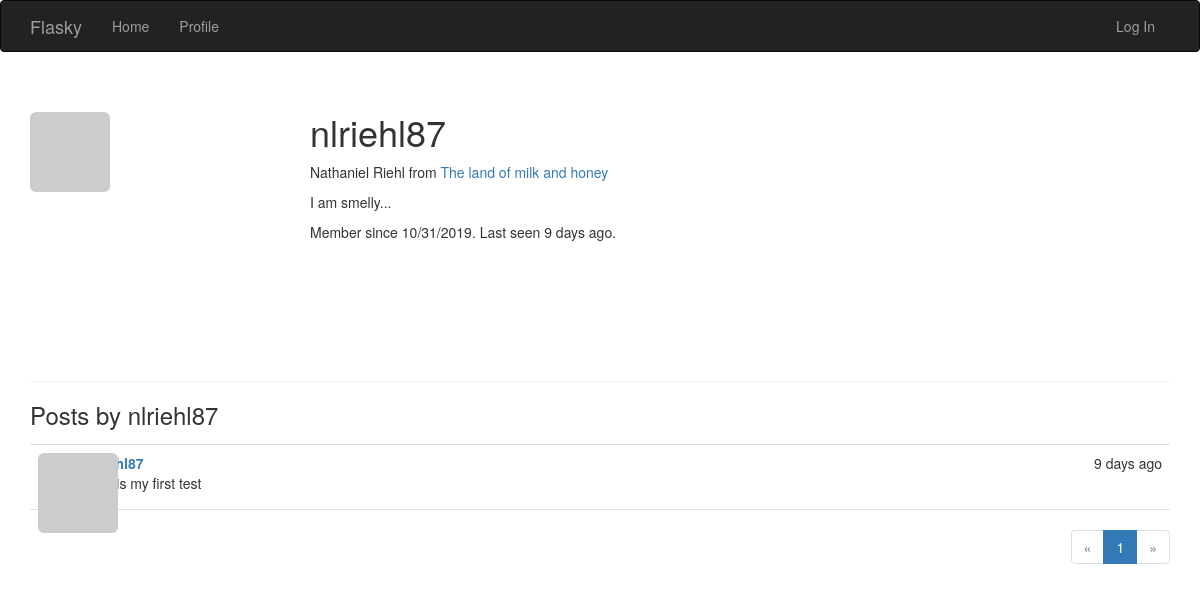
The page /user/nlriehl87 on the database as committed earlier.
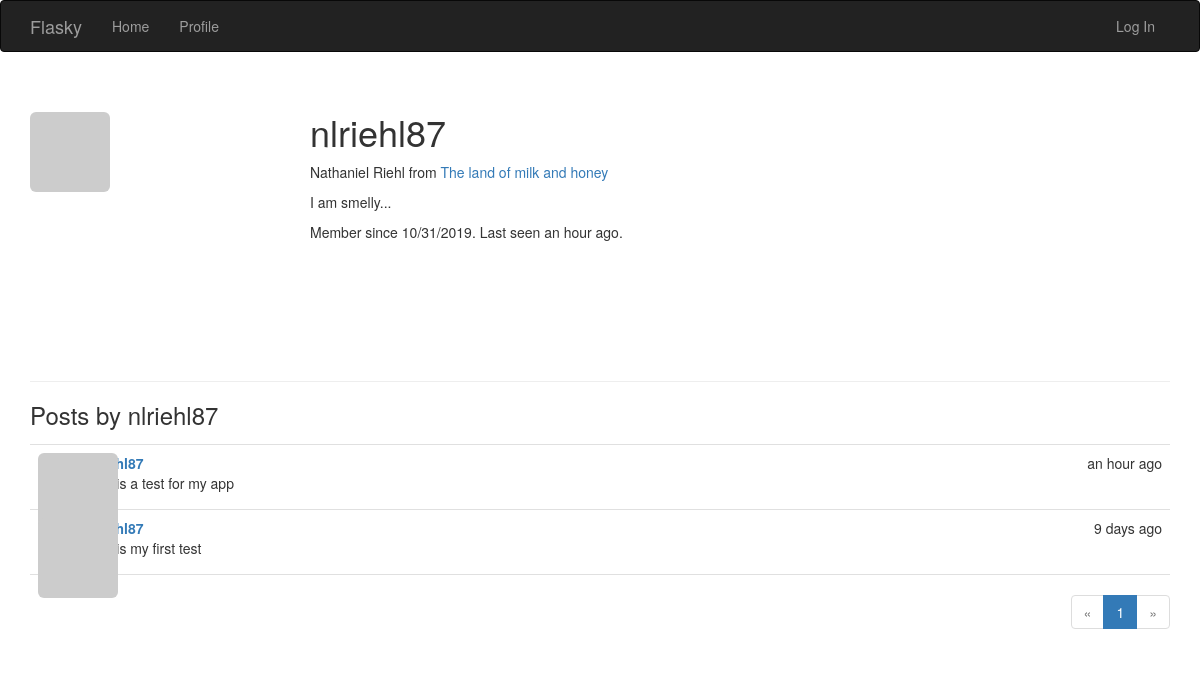
The same page on the database as committed later.
### app/models.py (models this page shows, shortened)
class User(UserMixin, db.Model):
    __tablename__ = 'users'
    id = db.Column(db.Integer, primary_key=True)
    email = db.Column(db.String(64), unique=True, index=True)
    username = db.Column(db.String(64), unique=True, index=True)
    password_hash = db.Column(db.String(128))
    role_id = db.Column(db.Integer, db.ForeignKey('roles.id'))
    confirmed = db.Column(db.Boolean, default=False)
    name = db.Column(db.String(64))
    location = db.Column(db.String(64))
    about_me = db.Column(db.Text())
    member_since = db.Column(db.DateTime(), default=datetime.utcnow)
    last_seen = db.Column(db.DateTime(), default=datetime.utcnow)
    avatar_hash = db.Column(db.String(32))
    posts = db.relationship('Post', backref='author', lazy='dynamic')
    @property
    def password(self):
        raise AttributeError('password is not a readable attribute')
    def gravatar_hash(self):
        return hashlib.md5(self.email.lower().encode('utf-8')).hexdigest()
    def gravatar(self, size=100, default='identicon', rating='g'):
        url = 'https://secure.gravatar.com/avatar'
        hash = self.avatar_hash or self.gravatar_hash()
        return '{url}/{hash}?s={size}&d={default}&r={rating}'.format(
            url=url, hash=hash, size=size, default=default, rating=rating)

class Post(db.Model):
    __tablename__ = 'posts'
    id = db.Column(db.Integer, primary_key=True)
    body = db.Column(db.Text)
    timestamp = db.Column(db.DateTime, index=True, default=datetime.utcnow)
    author_id = db.Column(db.Integer, db.ForeignKey('users.id'))

### app/main/views.py (the view)
@main.route('/user/<username>')
def user(username):
    user = User.query.filter_by(username=username).first_or_404()
    page = request.args.get('page', 1, type=int)
    pagination = user.posts.order_by(Post.timestamp.desc()).paginate(
        page, per_page=current_app.config['FLASKY_POSTS_PER_PAGE'], error_out=False)
    posts = pagination.items
    return render_template('user.html', user=user, posts=posts, pagination=pagination)

### app/auth/views.py (called while the page is built)
@auth.before_app_request
def before_request():
    if current_user.is_authenticated:
        current_user.ping()
        if not current_user.confirmed \
                and request.endpoint \
                and request.blueprint != 'auth' \
                and request.endpoint != 'static':
            return redirect(url_for('auth.unconfirmed'))

### app/main/__init__.py (called while the page is built)
@main.app_context_processor
def inject_permissions():
    return dict(Permission=Permission)

### app/models.py (called while the page is built)
    def is_administrator(self):
        return False

### app/templates/user.html (shortened to what this page needs)
{% extends "base.html" %}
{% import "_macros.html" as macros %}
{% block page_content %}
    <div class="page-header">
        <img class="img-rounded profile-thumbnail" src="{{ user.gravatar(size=256) }}">
        <div class="profile-header">
            <h1>{{ user.username }}</h1>
            {% if user.name or user.location %}
            <p>
                {% if user.name %}{{ user.name }}{% endif %}
                {% if user.location %}
                    from <a href="http://maps.google.com/?q={{ user.location }}">{{ user.location }}</a>
                {% endif %}
            </p>
            {% endif %}
            {% if user.about_me %}<p>{{ user.about_me }}</p>{% endif %}
            <p>Member since {{ moment(user.member_since).format('L') }}. Last seen {{ moment(user.last_seen).fromNow() }}.</p>
        </div>
    </div>
    <h3>Posts by {{ user.username }}</h3>
    {% include '_posts.html' %}
    {% if pagination %}
    <div class="pagination">
        {{ macros.pagination_widget(pagination, '.user', username=user.username) }}
    </div>
    {% endif %}
{% endblock %}

### app/templates/base.html (shortened to what this page needs)
{% extends "bootstrap/base.html" %}
{% block head %}
    {{ super() }}
    <link rel="stylesheet" type="text/css" href="{{ url_for('static', filename='styles.css') }}">
{% endblock %}
{% block navbar %}
    <div class="navbar navbar-inverse" role="navigation">
      <div class="container">
        <div class="navbar-header">
          <a class="navbar-brand" href="{{ url_for('main.index') }}">Flasky</a>
        </div>
        <div class="navbar-collapse collapse">
            <ul class="nav navbar-nav">
                <li><a href="{{ url_for('main.index') }}">Home</a></li>
                <li><a href="{{ url_for('main.user', username=current_user.username) }}">Profile</a></li>
            </ul>
            <ul class="nav navbar-nav navbar-right">
                {% if current_user.is_authenticated %}
                <li class="dropdown">
                    <a href="#" class="dropdown-toggle" data-toggle="dropdown">
                        <img src="{{ current_user.gravatar(size=18) }}">
                        Account <b class="caret"></b>
                    </a>
                    <ul class="dropdown-menu">
                        <li><a href="{{ url_for('auth.change_password') }}">Change Password</a></li>
                        <li><a href="{{ url_for('auth.change_email_request') }}">Change Email</a></li>
                        <li><a href="{{ url_for('auth.logout') }}">Log Out</a></li>
                    </ul>
                </li>
                {% else %}
                <li><a href="{{ url_for('auth.login') }}">Log In</a></li>
                {% endif %}
            </ul>
        </div>
      </div>
    </div>
{% endblock %}
{% block content %}
    <div class="container">
        {% block page_content %}{% endblock %}
    </div>
{% endblock %}

### app/templates/_macros.html
{% macro pagination_widget(pagination, endpoint) %}
<ul class="pagination">
    <li{% if not pagination.has_prev %} class="disabled"{% endif %}>
        <a href="{% if pagination.has_prev %}{{ url_for(endpoint, page=pagination.prev_num, **kwargs) }}{% else %}#{% endif %}">
            &laquo;
        </a>
    </li>
    {% for p in pagination.iter_pages() %}
        {% if p %}
            {% if p == pagination.page %}
            <li class="active">
                <a href="{{ url_for(endpoint, page = p, **kwargs) }}">{{ p }}</a>
            </li>
            {% else %}
            <li>
                <a href="{{ url_for(endpoint, page = p, **kwargs) }}">{{ p }}</a>
            </li>
            {% endif %}
        {% else %}
        <li class="disabled"><a href="#">&hellip;</a></li>
        {% endif %}
    {% endfor %}
    <li{% if not pagination.has_next %} class="disabled"{% endif %}>
        <a href="{% if pagination.has_next %}{{ url_for(endpoint, page=pagination.next_num, **kwargs) }}{% else %}#{% endif %}">
            &raquo;
        </a>
    </li>
</ul>
{% endmacro %}

### app/templates/_posts.html
<ul class="posts">
    {% for post in posts %}
    <li class="post">
        <div class="post-thumbnail">
            <a href="{{ url_for('.user', username=post.author.username) }}">
                <img class="img-rounded profile-thumbnail" src="{{ post.author.gravatar(size=40) }}">
            </a>
        </div>
        <div class="post-content">
            <div class="post-date">{{ moment(post.timestamp).fromNow() }}</div>
            <div class="post-author"><a href="{{ url_for('.user', username=post.author.username) }}">{{ post.author.username }}</a></div>
            <div class="post-body">{{ post.body }}</div>
        </div>
    </li>
    {% endfor %}
</ul>

### app/static/styles.css (style rules this page uses)
.profile-thumbnail { position: absolute; }
.profile-header { min-height: 260px; margin-left: 280px; }
ul.posts { list-style-type: none; padding: 0px; margin: 16px 0px 0px 0px; border-top: 1px solid #e0e0e0; }
ul.posts li.post { padding: 8px; border-bottom: 1px solid #e0e0e0; }
div.post-date { float: right; }
div.post-author { font-weight: bold; }
div.post-thumbnail { position: absolute; }
div.post-content { margin-left: 48px; min-height: 48px; }
div.pagination { width: 100%; text-align: right; padding: 0px; margin: 0px; }

Rows that differ between the two databases and show on the page:
changed User "nlriehl87": last_seen "9 days ago" → "an hour ago"
added Post: timestamp "an hour ago", body "This is a test for my app"
